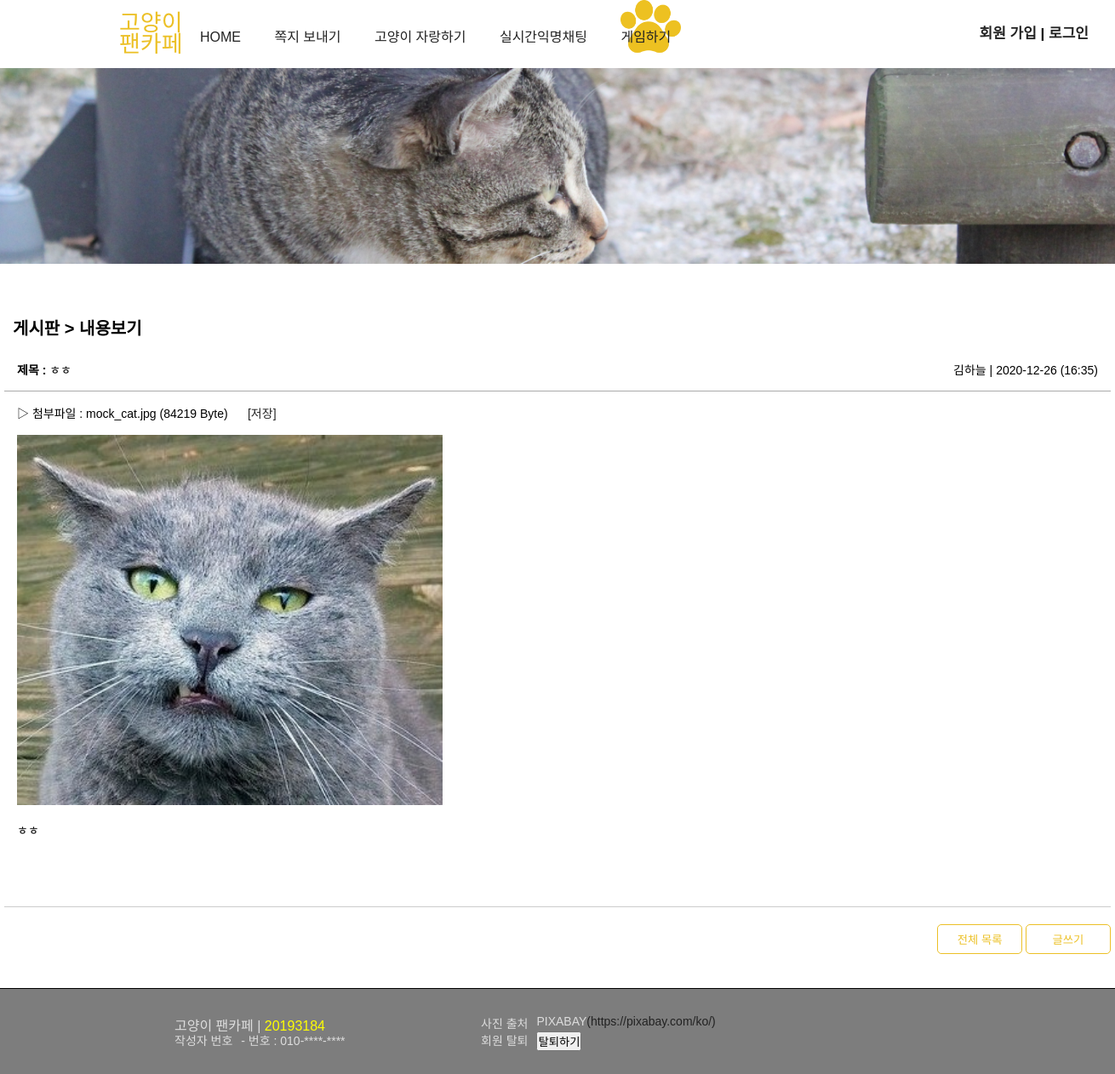
Page /board_view.php?num=64 on the committed database.
### tables this page shows
CREATE TABLE `board` (
  `num` int(11) NOT NULL,
  `id` char(15) NOT NULL,
  `name` char(10) NOT NULL,
  `subject` char(200) NOT NULL,
  `content` text NOT NULL,
  `regist_day` char(20) NOT NULL,
  `hit` int(11) NOT NULL,
  `file_name` char(40) DEFAULT NULL,
  `file_type` char(40) DEFAULT NULL,
  `file_copied` char(40) DEFAULT NULL
);

### board_view.php (the view, shortened to what this page needs)
<!DOCTYPE html>
<html>
<head>
<link rel="stylesheet" type="text/css" href="./css/common.css">
<link rel="stylesheet" type="text/css" href="./css/board.css">
</head>
<body>
<header>
    <?php include "header.php";?>
</header>
<section>
    <div id="main_img_bar">
    </div>
    <div id="board_box">
        <h3 class="title">
            게시판 > 내용보기
        </h3>
<?php
    $num  = $_GET["num"];
    if (isset($_GET["page"])){
        $page = $_GET["page"];
    }
    else{
        $page = 1;
    }
    $con = mysqli_connect("localhost", "root", "", "20193184");
    $sql = "select * from board where num=$num";
    $result = mysqli_query($con, $sql);
    $row = mysqli_fetch_array($result);
    $name      = $row["name"];
    $regist_day = $row["regist_day"];
    $subject    = $row["subject"];
    $content    = $row["content"];
    $file_name    = $row["file_name"];
    $file_type    = $row["file_type"];
    $file_copied  = $row["file_copied"];
    $content = str_replace(" ", "&nbsp;", $content);
    $content = str_replace("\n", "<br>", $content);
?>
        <ul id="view_content">
            <li>
                <span class="col1"><b>제목 :</b> <?=$subject?></span>
                <span class="col2"><?=$name?> | <?=$regist_day?></span>
            </li>
            <li>
                <?php
                    if($file_name) {
                        $real_name = $file_copied;
                        $file_path = "./data/".$real_name;
                        $file_size = filesize($file_path);
                        echo "▷ 첨부파일 : $file_name ($file_size Byte) &nbsp;&nbsp;&nbsp;&nbsp;
                        <a href='board_download.php?num=$num&real_name=$real_name&file_name=$file_name&file_type=$file_type'>[저장]</a><br><br>";
                        $img_chk=explode("/",$file_type);
                        if($img_chk[0]=="image"){
                            echo"<img src='$file_path' width='500'><br><br>";
                        }
                    }
                ?>
                <?=$content?>
            </li>
        </ul>
        <ul class="buttons">
                <li><button onclick="location.href='board_list.php?page=<?=$page?>'">전체 목록</button></li>
                <li><button onclick="location.href='board_form.php'">글쓰기</button></li>
        </ul>
    </div>
</section>
<footer>
    <?php include "footer.php";?>
</footer>
</body>
</html>

### css/common.css (style rules this page uses)
* { padding: 0; margin: 0; }
body { font-size: 14px; font-family: 'Noto Sans HK', sans-serif; display: flex; min-height: 100vh; flex-direction: column; }
section { flex: 1; }
img { border: 0; }
ul { list-style-type: none; }
a { display: inline-block; text-decoration: none; }
a:link { text-decoration:none; color: #222222; }
#main_img_bar { height: 230px; text-align: center; background-color: #c4c4c4; margin-bottom: 50px; }
footer { height: 100px; width: 100%; background-color: #7D7D7D; border-top: 1px solid black; }

### css/board.css (style rules this page uses)
#main_img_bar { background-image: url('../img/board_cat.png'); background-repeat:no-repeat; background-position: center; background-size:cover; }
#board_box { position: relative; width: 1300px; margin: 0 auto; }
#board_box h3 { padding: 10px; font-size: 20px; }
#board_box .buttons { text-align: right; margin: 20px 0 40px 0; }
#board_box .buttons li { display: inline; }
#board_box .buttons button { padding: 5px 10px; cursor: pointer; color: #ECC026; border: 1px solid #ECC026; border-radius: 5px; outline: 0; background-color: white; width: 100px; height: 35px; }
#board_box { margin: 0 auto; }
#board_box .title { margin-top: 30px; padding: 10px; font-size: 20px; }
#view_content li:nth-child(1) { padding: 15px; border-bottom: solid 1px #aaaaaa; }
#view_content .col2 { float: right; }
#view_content li:nth-child(2) { padding: 15px 15px 80px 15px; border-bottom: solid 1px #cccccc; }

### rows in the picture
board: subject "ㅎㅎ", name "김하늘", regist_day "2020-12-26 (16:35)", file_name "mock_cat.jpg", file_copied "84219", file_copied (picture), content "ㅎㅎ"
